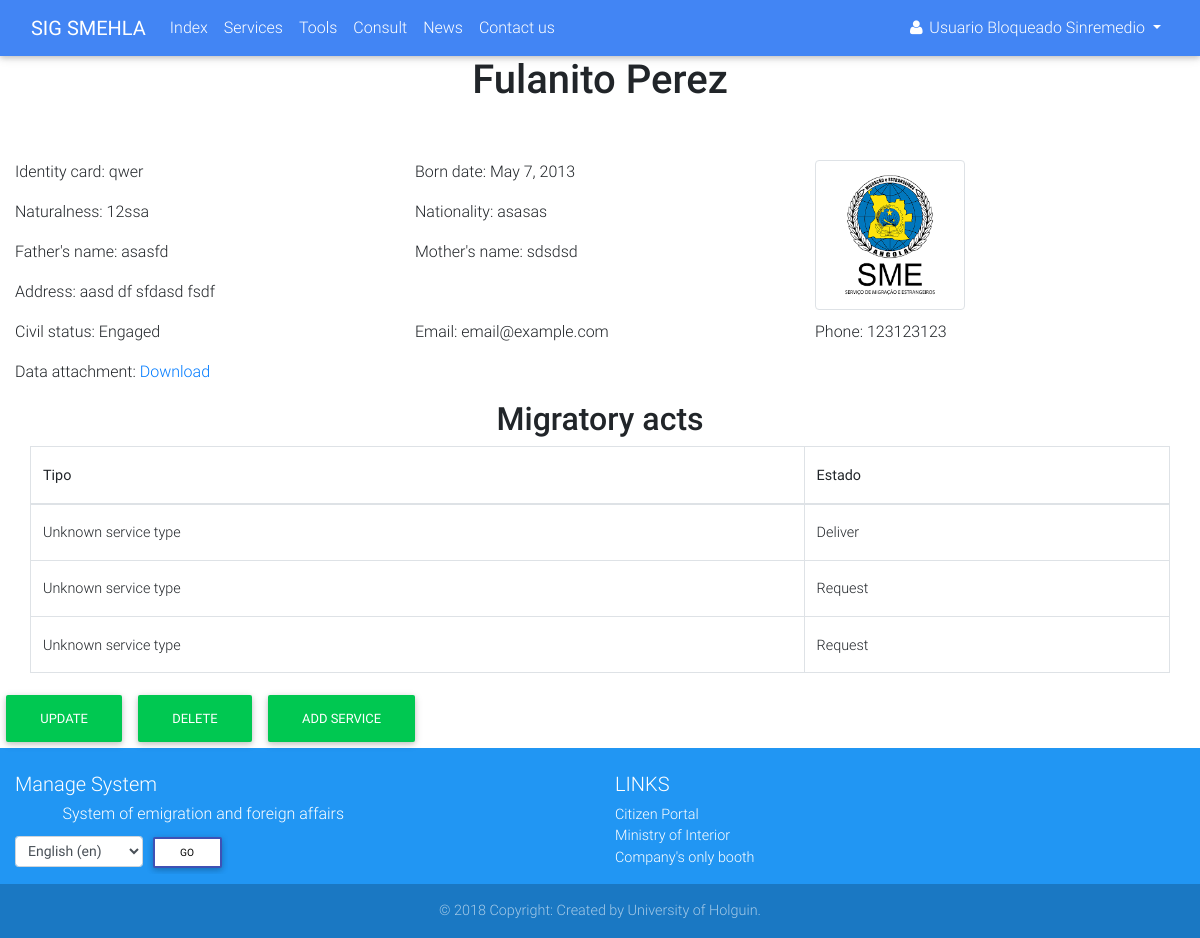
Screenshot of /client/2/detail/ (signed in) with the database file from the repository.
### accounts/models.py (models this page shows, shortened)
class Profile(AbstractUser):
    OCCUPATION_TYPE = (
        ('FAC', _('Functionary of Attention to Customer')),
        ('BAC', _('Boss of Attention to Customer')),
        ('BDAC', _('Boss of Departament of Attention to Customer')),
        ('DIR', _('Director')),
        ('ADMIN', _('Administrator')),
    )
    born_date = models.DateField(_('Born date'), blank=True, null=True, validators=[validate_born_date])
    occupation = models.CharField(_('Occupation'), max_length=5, choices=OCCUPATION_TYPE, default='FAC')
    REQUIRED_FIELDS = ['email', 'born_date']
    class Meta:
        verbose_name = _('Profile')
        verbose_name_plural = _('Profiles')
    def __str__(self):
        if self.first_name and self.last_name:
            return self.get_full_name()
        else:
            return self.username

### services/models.py (models this page shows, shortened)
class Client(models.Model):
    CIVIL_STATUS = (
        ('S', _('Single')),
        ('E', _('Engaged')),
        ('M', _('Married')),
        ('W', _('Widower')),
    )
    def upload_file(self, filename):
        ext = filename.split('.')[-1]
        return 'clients/{}.{}'.format(self.ci, ext)
    ci = models.CharField(_('Identity card'), max_length=13, unique=True)
    first_name = models.CharField(_('First name'), max_length=30)
    last_name = models.CharField(_('Last name'), max_length=150)
    born_date = models.DateField(_('Born date'), validators=[validators.validate_born_date])
    civil_status = models.CharField(_('Civil status'), choices=CIVIL_STATUS, max_length=1)
    naturalness = models.CharField(_("Naturalness"), max_length=30)
    nationality = models.CharField(_('Nationality'), max_length=30)
    father = models.CharField(_('Father name'), max_length=200)
    mother = models.CharField(_('Mother name'), max_length=200)
    address = models.TextField(_('Address'))
    email = models.EmailField(_('Email'))
    phone = models.PositiveIntegerField(_('Phone number'))
    data_attachment = models.FileField(_('Data attachment'), upload_to=upload_file, null=True, blank=True)
    def get_full_name(self):
        full_name = '%s %s' % (self.first_name, self.last_name)
        return full_name.strip()

class Service(models.Model):
    SERVICE_STATUS = (
        ('1', _('Request')),
        ('2', _('Invoicing')),
        ('3', _('Revision')),
        ('4', _('Authenticating')),
        ('5', _('Deliver')),
    )
    SERVICE_TYPE = {
        'None': _('Unknown service type'),
        'visa': _('Visa'),
    }
    client = models.ForeignKey(verbose_name=_('Client'), to=Client, on_delete=models.CASCADE)
    status = models.CharField(_('Status'), max_length=1, choices=SERVICE_STATUS, default='1')
    service_type = None
    def get_service_type(self):
        if self.service_type:
            return self.service_type
        else:
            return self.SERVICE_TYPE['None']

### services/views.py (the view)
# urls.py: path('client/<int:pk>/detail/', views.ClientDetailView.as_view(), name='client_detail'),
class ClientDetailView(mixins.LoginRequiredMixin, generic.DetailView):
    model = models.Client

### services/templates/services/client_detail.html (shortened to what this page needs)
{% extends 'navbar.html' %}
{% load i18n %}
{% load static %}
{% block main %}
    <div class="container-fluid">
        <div class="row">
            <div class="col-lg-12 mb-5">
                <h1 class="h1 text-center">{{ client.get_full_name }}</h1>
            </div>
        </div>
        <div class="row">
            <div class="col-lg-8">
                <div class="row">
                    <div class="col-lg-6">
                        <p>{% trans 'Identity card' %}: {{ client.ci }}</p>
                    </div>
                    <div class="col-lg-6">
                        <p>{% trans 'Born date' %}: {{ client.born_date }}</p>
                    </div>
                </div>
                <div class="row">
                    <div class="col-lg-6">
                        <p>{% trans 'Naturalness' %}: {{ client.naturalness }}</p>
                    </div>
                    <div class="col-lg-6">
                        <p>{% trans 'Nationality' %}: {{ client.nationality }}</p>
                    </div>
                </div>
                <div class="row">
                    <div class="col-lg-6">
                        <p>{% trans "Father's name" %}: {{ client.father }}</p>
                    </div>
                    <div class="col-lg-6">
                        <p>{% trans "Mother's name" %}: {{ client.mother }}</p>
                    </div>
                </div>
                <div class="row">
                    <div class="col-lg-12">
                        <p>{% trans 'Address' %}: {{ client.address }}</p>
                    </div>
                </div>
            </div>
            <div class="col-lg-4">
                {% if client.image %}
                    <img src="{{ client.image.url }}" alt="{{ client.first_name }}" width="150em" height="150em"
                         class="img-thumbnail">
                {% else %}
                    <img src="{% static 'accounts/img/favicon.png' %}" alt="{{ client.first_name }}" width="150em"
                         height="150em" class="img-thumbnail right">
                {% endif %}
            </div>
        </div>
        <div class="row">
            <div class="col-lg-4">
                <p>{% trans 'Civil status' %}: {{ client.get_civil_status_display }}</p>
            </div>
            <div class="col-lg-4">
                <p>{% trans 'Email' %}: {{ client.email }}</p>
            </div>
            <div class="col-lg-4">
                <p>{% trans 'Phone' %}: {{ client.phone }}</p>
            </div>
        </div>
        <div class="row">
            <div class="col-lg-12">
                {% if client.data_attachment %}
                    <p>{% trans 'Data attachment' %}:
                        <a href="{{ client.data_attachment.url }}"
                           download="{{ client.get_full_name }}_{{ client.data_attachment.name }}">
                            {% trans 'Download' %}
                        </a>
                    </p>
                {% endif %}
            </div>
        </div>
        <div class="row">
            <div class="col-12">
                <h2 class="h2 text-center">{% trans 'Migratory acts' %}</h2>
            </div>
        </div>
        <div class="container">
            <div class="row">
                <table class="table table-bordered table-hover">
                    <thead>
                    <tr>
                        <th>Tipo</th>
                        <th>Estado</th>
                    </tr>
                    </thead>
                    <tbody>
                    {% for service in client.service_set.all %}
                        <tr>
                            <td>{{ service.get_service_type }}</td>
                            <td>{{ service.get_status_display }}</td>
                        </tr>
                    {% empty %}
                        <tr>
                            <td colspan="2"
                                class="text-muted text-center">{% trans 'No requested services found' %}</td>
                        </tr>
                    {% endfor %}
                    </tbody>
                </table>
            </div>
        </div>
        <div class="row">
            <div class="">
                <a href="{% url 'services:client_update' client.pk %}" class="btn btn-success">{% trans 'Update' %}</a>
                <a href="{% url 'services:client_delete' client.pk %}" class="btn btn-success">{% trans 'Delete' %}</a>
                <a href="#" class="btn btn-success" data-toggle="modal"
                   data-target="#add-service">{% trans 'Add service' %}</a>
            </div>
        </div>
    </div>
{% endblock %}

### accounts/templates/navbar.html (shortened to what this page needs)
{% extends 'base.html' %}
{% load static %}
{% load i18n %}
{% block styles %}
    <link rel="stylesheet" href="{% static 'accounts/css/navbar.css' %}">
{% endblock %}
{% block content %}
    <header>
        <nav class="navbar navbar-expand-lg navbar-dark primary-color">
            <div class="container-fluid">
                <a href="{% url 'services:index' %}" class="navbar-brand">
                    <strong>SIG SMEHLA</strong>
                </a>
                <div class="collapse navbar-collapse" id="navbar">
                    <ul class="navbar-nav mr-auto">
                        <li class="nav-item" id="init">
                            <a href="{% url 'services:index' %}" class="nav-link">{% trans 'Index' %}
                                </a>
                        </li>
                        <li class="nav-item" id="services">
                            <a href="{% url 'services:services' %}" class="nav-link">{% trans 'Services' %}</a>
                        </li>
                        {% if user.is_authenticated %}
                            <li class="nav-item" id="tools">
                                <a href="{% url 'services:tools' %}" class="nav-link">{% trans 'Tools' %}</a>
                            </li>
                        {% endif %}
                        <li class="nav-item" id="status">
                            <a href="{% url 'services:status' %}" class="nav-link">{% trans 'Consult' %}</a>
                        </li>
                        <li class="nav-item" id="news">
                            <a href="{% url 'news:list' %}" class="nav-link">{% trans 'News' %}</a>
                        </li>
                        <li class="nav-item">
                            <a href="#" class="nav-link" data-toggle="modal"
                               data-target="#contact">{% trans 'Contact us' %}</a>
                        </li>
                    </ul>
                    <div class="form-inline">
                        <ul class="navbar-nav mr-auto">
                            <li class="nav-item">
                                {% if user.is_authenticated %}
                                    <div class="dropdown">
                                        <a href="#" id="test" class="nav-link waves-effect waves-light dropdown-toggle"
                                           data-toggle="dropdown" aria-haspopup="true" aria-expanded="false">
                                            <i class="fa fa-user"></i>
                                            <span class="clearfix d-none d-sm-inline-block">{{ user }}</span>
                                        </a>
                                    </div>
                                {% else %}
                                    <a href="{% url 'accounts:login' %}" class="nav-link">
                                        <i class="fa fa-sign-in"></i>
                                    </a>
                                {% endif %}
                            </li>
                        </ul>
                    </div>
                </div>
            </div>
        </nav>
    </header>
    <main>
        {% block main %}
        {% endblock %}
    </main>
    <footer class="page-footer font-small blue pt-4">
        <div class="container-fluid text-center text-md-left">
            <div class="row">
                <div class="col-md-6 mt-md-0 mt-3">
                    <h5>{% trans 'Manage System' %}</h5>
                    <h6 class="offset-1">{% trans 'System of emigration and foreign affairs' %}</h6>
                    <form action="{% url 'set_language' %}" method="post">{% csrf_token %}
                        <label>
                            <select name="language" class="form-control form-control-sm" id="languages">
                                {% get_available_languages as LANGUAGES %}
                                {% get_language_info_list for LANGUAGES as languages %}
                                {% get_current_language as LANGUAGE_CODE %}
                                {% for language in languages %}
                                    <option value="{{ language.code }}"{% if language.code == LANGUAGE_CODE %}
                                            selected{% endif %}>
                                        {{ language.name_local }} ({{ language.code }})
                                    </option>
                                {% endfor %}
                            </select>
                        </label>
                        <input type="submit" value="{% trans 'Go' %}" class="btn btn-outline-indigo btn-white btn-sm">
                    </form>
                </div>
                <div class="col-md-3 mb-md-0 mb-3">
                    <h5 class="text-uppercase">{% trans 'Links' %}</h5>
                    <ul class="list-unstyled">
                        <li>
                            <a href="http://www.cidadao.gov.ao" target="_blank">{% trans 'Citizen Portal' %}</a>
                        </li>
                        <li>
                            <a href="http://www.minint.gov.ao" target="_blank">{% trans 'Ministry of Interior' %}</a>
                        </li>
                        <li>
                            <a href="http://gue.minjus-ao.com" target="_blank">{% trans "Company's only booth" %}</a>
                        </li>
                    </ul>
                </div>
            </div>
        </div>
        <div class="footer-copyright text-center py-3">
            &copy; 2018 {% trans 'Copyright: Created by University of Holguin' %}.
        </div>
    </footer>
{% endblock %}

### accounts/static/accounts/css/navbar.css (style rules this page uses)
body { display: flex; min-height: 100vh; flex-direction: column; }
main { flex: 1 0 auto; }

### rows the page displays
Profile: first_name+last_name "Usuario Bloqueado Sinremedio"
Client: get_full_name "Fulanito Perez", ci "qwer", born_date "May 7, 2013", naturalness "12ssa", nationality "asasas", father "asasfd", mother "sdsdsd", address "aasd df sfdasd fsdf", civil_status "Engaged", email "email@example.com", phone "123123123"
Service: get_service_type "Unknown service type", status "Deliver"
Service: get_service_type "Unknown service type", status "Request"
Service: get_service_type "Unknown service type", status "Request"

### other values shown
form field language "English (en)"
